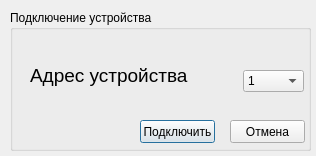
<?xml version="1.0" encoding="UTF-8"?>
<ui version="4.0">
 <class>connect_dialog</class>
 <widget class="QDialog" name="connect_dialog">
  <property name="geometry">
   <rect>
    <x>0</x>
    <y>0</y>
    <width>316</width>
    <height>156</height>
   </rect>
  </property>
  <property name="windowTitle">
   <string>Подключение устройства</string>
  </property>
  <widget class="QGroupBox" name="groupBox">
   <property name="geometry">
    <rect>
     <x>10</x>
     <y>10</y>
     <width>301</width>
     <height>141</height>
    </rect>
   </property>
   <property name="title">
    <string>Подключение устройства</string>
   </property>
   <widget class="QPushButton" name="pushButton">
    <property name="geometry">
     <rect>
      <x>130</x>
      <y>110</y>
      <width>75</width>
      <height>23</height>
     </rect>
    </property>
    <property name="text">
     <string>Подключить</string>
    </property>
   </widget>
   <widget class="QPushButton" name="pushButton_2">
    <property name="geometry">
     <rect>
      <x>220</x>
      <y>110</y>
      <width>75</width>
      <height>23</height>
     </rect>
    </property>
    <property name="text">
     <string>Отмена</string>
    </property>
   </widget>
   <widget class="QLabel" name="label">
    <property name="geometry">
     <rect>
      <x>20</x>
      <y>50</y>
      <width>161</width>
      <height>31</height>
     </rect>
    </property>
    <property name="font">
     <font>
      <pointsize>14</pointsize>
     </font>
    </property>
    <property name="text">
     <string>Адрес устройства</string>
    </property>
   </widget>
   <widget class="QComboBox" name="comboBox">
    <property name="geometry">
     <rect>
      <x>233</x>
      <y>60</y>
      <width>61</width>
      <height>22</height>
     </rect>
    </property>
    <item>
     <property name="text">
      <string>1</string>
     </property>
    </item>
    <item>
     <property name="text">
      <string>2</string>
     </property>
    </item>
    <item>
     <property name="text">
      <string>3</string>
     </property>
    </item>
    <item>
     <property name="text">
      <string>4</string>
     </property>
    </item>
    <item>
     <property name="text">
      <string>5</string>
     </property>
    </item>
    <item>
     <property name="text">
      <string>6</string>
     </property>
    </item>
    <item>
     <property name="text">
      <string>7</string>
     </property>
    </item>
    <item>
     <property name="text">
      <string>8</string>
     </property>
    </item>
    <item>
     <property name="text">
      <string>9</string>
     </property>
    </item>
    <item>
     <property name="text">
      <string>10</string>
     </property>
    </item>
    <item>
     <property name="text">
      <string>11</string>
     </property>
    </item>
    <item>
     <property name="text">
      <string>12</string>
     </property>
    </item>
    <item>
     <property name="text">
      <string>13</string>
     </property>
    </item>
    <item>
     <property name="text">
      <string>14</string>
     </property>
    </item>
    <item>
     <property name="text">
      <string>15</string>
     </property>
    </item>
   </widget>
  </widget>
 </widget>
 <resources/>
 <connections/>
</ui>
